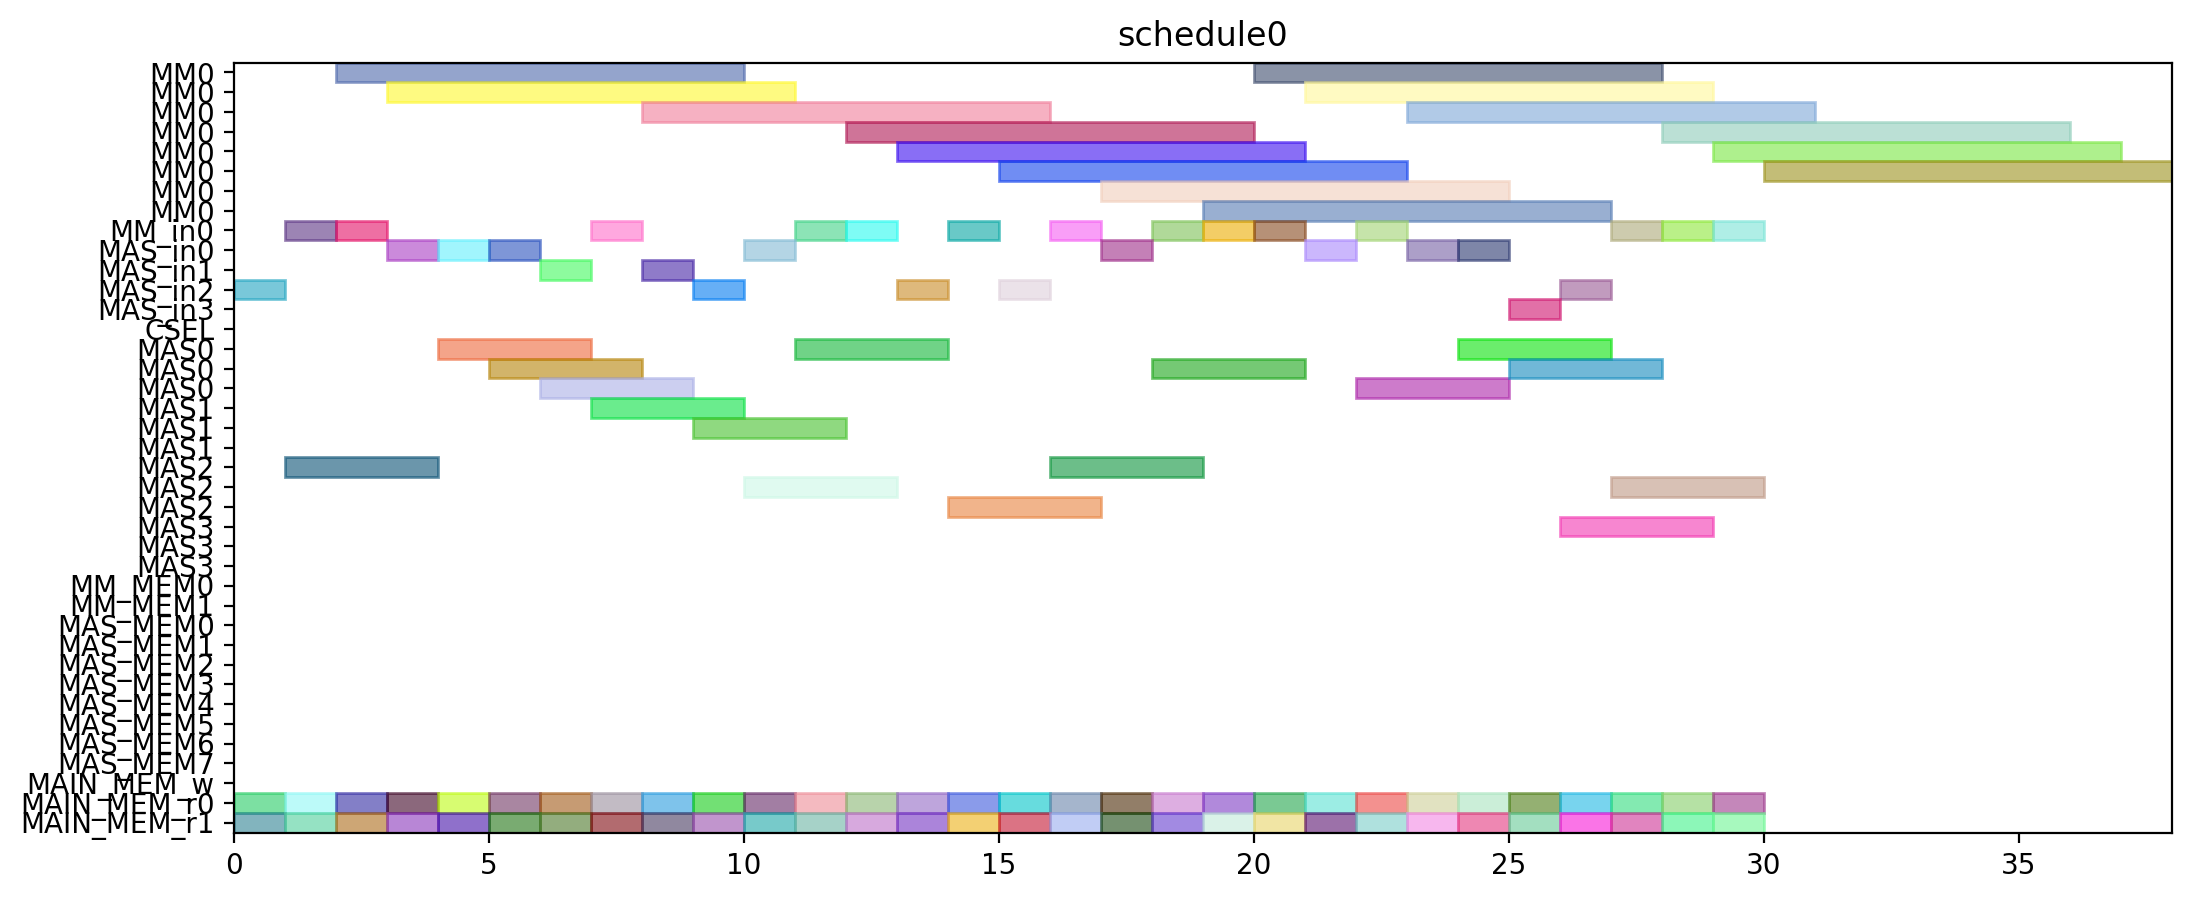

The script that drew this image:
from pyschedule import Scenario, solvers, plotters, alt


def solve():
	horizon = 120
	S = Scenario("schedule0", horizon=horizon)

	# resource
	MM = S.Resources('MM', num=1, size=8)
	MM_in = S.Resources('MM_in', num=1)
	MAS_in = S.Resources('MAS_in', num=4)
	CSEL = S.Resource('CSEL')
	MAS = S.Resources('MAS', num=4, size=3, periods=range(1, horizon))
	MM_MEM = S.Resources('MM_MEM', num=2)
	MAS_MEM = S.Resources('MAS_MEM', num=8)
	MAIN_MEM_w = S.Resource('MAIN_MEM_w', size=1)
	MAIN_MEM_r = S.Resources('MAIN_MEM_r', num=2)

	# result of previous scheduling

	# new tasks
	r1_t0 = S.Task('r1_t0', length=8, delay_cost=1)
	r1_t0 += alt(MM)
	r1_t0_in = S.Task('r1_t0_in', length=1, delay_cost=1)
	r1_t0_in += alt(MM_in)
	S += r1_t0_in*MM_in[0]<=r1_t0*MM[0]
	r1_t0_mem0 = S.Task('r1_t0_mem0', length=1, delay_cost=1)
	r1_t0_mem0 += MAIN_MEM_r[0]
	S += r1_t0_mem0 <= r1_t0

	r1_t0_mem1 = S.Task('r1_t0_mem1', length=1, delay_cost=1)
	r1_t0_mem1 += MAIN_MEM_r[1]
	S += r1_t0_mem1 <= r1_t0

	r1_t1 = S.Task('r1_t1', length=8, delay_cost=1)
	r1_t1 += alt(MM)
	r1_t1_in = S.Task('r1_t1_in', length=1, delay_cost=1)
	r1_t1_in += alt(MM_in)
	S += r1_t1_in*MM_in[0]<=r1_t1*MM[0]
	r1_t1_mem0 = S.Task('r1_t1_mem0', length=1, delay_cost=1)
	r1_t1_mem0 += MAIN_MEM_r[0]
	S += r1_t1_mem0 <= r1_t1

	r1_t1_mem1 = S.Task('r1_t1_mem1', length=1, delay_cost=1)
	r1_t1_mem1 += MAIN_MEM_r[1]
	S += r1_t1_mem1 <= r1_t1

	r1_t2 = S.Task('r1_t2', length=3, delay_cost=1)
	r1_t2 += alt(MAS)
	r1_t2_in = S.Task('r1_t2_in', length=1, delay_cost=1)
	r1_t2_in += alt(MAS_in)
	S += r1_t2_in*MAS_in[0]<=r1_t2*MAS[0]

	S += r1_t2_in*MAS_in[1]<=r1_t2*MAS[1]

	S += r1_t2_in*MAS_in[2]<=r1_t2*MAS[2]

	S += r1_t2_in*MAS_in[3]<=r1_t2*MAS[3]

	r1_t2_mem0 = S.Task('r1_t2_mem0', length=1, delay_cost=1)
	r1_t2_mem0 += MAIN_MEM_r[0]
	S += r1_t2_mem0 <= r1_t2

	r1_t2_mem1 = S.Task('r1_t2_mem1', length=1, delay_cost=1)
	r1_t2_mem1 += MAIN_MEM_r[1]
	S += r1_t2_mem1 <= r1_t2

	r1_t3 = S.Task('r1_t3', length=3, delay_cost=1)
	r1_t3 += alt(MAS)
	r1_t3_in = S.Task('r1_t3_in', length=1, delay_cost=1)
	r1_t3_in += alt(MAS_in)
	S += r1_t3_in*MAS_in[0]<=r1_t3*MAS[0]

	S += r1_t3_in*MAS_in[1]<=r1_t3*MAS[1]

	S += r1_t3_in*MAS_in[2]<=r1_t3*MAS[2]

	S += r1_t3_in*MAS_in[3]<=r1_t3*MAS[3]

	r1_t3_mem0 = S.Task('r1_t3_mem0', length=1, delay_cost=1)
	r1_t3_mem0 += MAIN_MEM_r[0]
	S += r1_t3_mem0 <= r1_t3

	r1_t3_mem1 = S.Task('r1_t3_mem1', length=1, delay_cost=1)
	r1_t3_mem1 += MAIN_MEM_r[1]
	S += r1_t3_mem1 <= r1_t3

	r3_t0 = S.Task('r3_t0', length=8, delay_cost=1)
	r3_t0 += alt(MM)
	r3_t0_in = S.Task('r3_t0_in', length=1, delay_cost=1)
	r3_t0_in += alt(MM_in)
	S += r3_t0_in*MM_in[0]<=r3_t0*MM[0]
	r3_t0_mem0 = S.Task('r3_t0_mem0', length=1, delay_cost=1)
	r3_t0_mem0 += MAIN_MEM_r[0]
	S += r3_t0_mem0 <= r3_t0

	r3_t0_mem1 = S.Task('r3_t0_mem1', length=1, delay_cost=1)
	r3_t0_mem1 += MAIN_MEM_r[1]
	S += r3_t0_mem1 <= r3_t0

	r3_t1 = S.Task('r3_t1', length=8, delay_cost=1)
	r3_t1 += alt(MM)
	r3_t1_in = S.Task('r3_t1_in', length=1, delay_cost=1)
	r3_t1_in += alt(MM_in)
	S += r3_t1_in*MM_in[0]<=r3_t1*MM[0]
	r3_t1_mem0 = S.Task('r3_t1_mem0', length=1, delay_cost=1)
	r3_t1_mem0 += MAIN_MEM_r[0]
	S += r3_t1_mem0 <= r3_t1

	r3_t1_mem1 = S.Task('r3_t1_mem1', length=1, delay_cost=1)
	r3_t1_mem1 += MAIN_MEM_r[1]
	S += r3_t1_mem1 <= r3_t1

	r3_t2 = S.Task('r3_t2', length=3, delay_cost=1)
	r3_t2 += alt(MAS)
	r3_t2_in = S.Task('r3_t2_in', length=1, delay_cost=1)
	r3_t2_in += alt(MAS_in)
	S += r3_t2_in*MAS_in[0]<=r3_t2*MAS[0]

	S += r3_t2_in*MAS_in[1]<=r3_t2*MAS[1]

	S += r3_t2_in*MAS_in[2]<=r3_t2*MAS[2]

	S += r3_t2_in*MAS_in[3]<=r3_t2*MAS[3]

	r3_t2_mem0 = S.Task('r3_t2_mem0', length=1, delay_cost=1)
	r3_t2_mem0 += MAIN_MEM_r[0]
	S += r3_t2_mem0 <= r3_t2

	r3_t2_mem1 = S.Task('r3_t2_mem1', length=1, delay_cost=1)
	r3_t2_mem1 += MAIN_MEM_r[1]
	S += r3_t2_mem1 <= r3_t2

	r3_t3 = S.Task('r3_t3', length=3, delay_cost=1)
	r3_t3 += alt(MAS)
	r3_t3_in = S.Task('r3_t3_in', length=1, delay_cost=1)
	r3_t3_in += alt(MAS_in)
	S += r3_t3_in*MAS_in[0]<=r3_t3*MAS[0]

	S += r3_t3_in*MAS_in[1]<=r3_t3*MAS[1]

	S += r3_t3_in*MAS_in[2]<=r3_t3*MAS[2]

	S += r3_t3_in*MAS_in[3]<=r3_t3*MAS[3]

	r3_t3_mem0 = S.Task('r3_t3_mem0', length=1, delay_cost=1)
	r3_t3_mem0 += MAIN_MEM_r[0]
	S += r3_t3_mem0 <= r3_t3

	r3_t3_mem1 = S.Task('r3_t3_mem1', length=1, delay_cost=1)
	r3_t3_mem1 += MAIN_MEM_r[1]
	S += r3_t3_mem1 <= r3_t3

	r4_t0 = S.Task('r4_t0', length=8, delay_cost=1)
	r4_t0 += alt(MM)
	r4_t0_in = S.Task('r4_t0_in', length=1, delay_cost=1)
	r4_t0_in += alt(MM_in)
	S += r4_t0_in*MM_in[0]<=r4_t0*MM[0]
	r4_t0_mem0 = S.Task('r4_t0_mem0', length=1, delay_cost=1)
	r4_t0_mem0 += MAIN_MEM_r[0]
	S += r4_t0_mem0 <= r4_t0

	r4_t0_mem1 = S.Task('r4_t0_mem1', length=1, delay_cost=1)
	r4_t0_mem1 += MAIN_MEM_r[1]
	S += r4_t0_mem1 <= r4_t0

	r4_t1 = S.Task('r4_t1', length=8, delay_cost=1)
	r4_t1 += alt(MM)
	r4_t1_in = S.Task('r4_t1_in', length=1, delay_cost=1)
	r4_t1_in += alt(MM_in)
	S += r4_t1_in*MM_in[0]<=r4_t1*MM[0]
	r4_t1_mem0 = S.Task('r4_t1_mem0', length=1, delay_cost=1)
	r4_t1_mem0 += MAIN_MEM_r[0]
	S += r4_t1_mem0 <= r4_t1

	r4_t1_mem1 = S.Task('r4_t1_mem1', length=1, delay_cost=1)
	r4_t1_mem1 += MAIN_MEM_r[1]
	S += r4_t1_mem1 <= r4_t1

	r4_t2 = S.Task('r4_t2', length=3, delay_cost=1)
	r4_t2 += alt(MAS)
	r4_t2_in = S.Task('r4_t2_in', length=1, delay_cost=1)
	r4_t2_in += alt(MAS_in)
	S += r4_t2_in*MAS_in[0]<=r4_t2*MAS[0]

	S += r4_t2_in*MAS_in[1]<=r4_t2*MAS[1]

	S += r4_t2_in*MAS_in[2]<=r4_t2*MAS[2]

	S += r4_t2_in*MAS_in[3]<=r4_t2*MAS[3]

	r4_t2_mem0 = S.Task('r4_t2_mem0', length=1, delay_cost=1)
	r4_t2_mem0 += MAIN_MEM_r[0]
	S += r4_t2_mem0 <= r4_t2

	r4_t2_mem1 = S.Task('r4_t2_mem1', length=1, delay_cost=1)
	r4_t2_mem1 += MAIN_MEM_r[1]
	S += r4_t2_mem1 <= r4_t2

	r4_t3 = S.Task('r4_t3', length=3, delay_cost=1)
	r4_t3 += alt(MAS)
	r4_t3_in = S.Task('r4_t3_in', length=1, delay_cost=1)
	r4_t3_in += alt(MAS_in)
	S += r4_t3_in*MAS_in[0]<=r4_t3*MAS[0]

	S += r4_t3_in*MAS_in[1]<=r4_t3*MAS[1]

	S += r4_t3_in*MAS_in[2]<=r4_t3*MAS[2]

	S += r4_t3_in*MAS_in[3]<=r4_t3*MAS[3]

	r4_t3_mem0 = S.Task('r4_t3_mem0', length=1, delay_cost=1)
	r4_t3_mem0 += MAIN_MEM_r[0]
	S += r4_t3_mem0 <= r4_t3

	r4_t3_mem1 = S.Task('r4_t3_mem1', length=1, delay_cost=1)
	r4_t3_mem1 += MAIN_MEM_r[1]
	S += r4_t3_mem1 <= r4_t3

	r5_t0 = S.Task('r5_t0', length=8, delay_cost=1)
	r5_t0 += alt(MM)
	r5_t0_in = S.Task('r5_t0_in', length=1, delay_cost=1)
	r5_t0_in += alt(MM_in)
	S += r5_t0_in*MM_in[0]<=r5_t0*MM[0]
	r5_t0_mem0 = S.Task('r5_t0_mem0', length=1, delay_cost=1)
	r5_t0_mem0 += MAIN_MEM_r[0]
	S += r5_t0_mem0 <= r5_t0

	r5_t0_mem1 = S.Task('r5_t0_mem1', length=1, delay_cost=1)
	r5_t0_mem1 += MAIN_MEM_r[1]
	S += r5_t0_mem1 <= r5_t0

	r5_t1 = S.Task('r5_t1', length=8, delay_cost=1)
	r5_t1 += alt(MM)
	r5_t1_in = S.Task('r5_t1_in', length=1, delay_cost=1)
	r5_t1_in += alt(MM_in)
	S += r5_t1_in*MM_in[0]<=r5_t1*MM[0]
	r5_t1_mem0 = S.Task('r5_t1_mem0', length=1, delay_cost=1)
	r5_t1_mem0 += MAIN_MEM_r[0]
	S += r5_t1_mem0 <= r5_t1

	r5_t1_mem1 = S.Task('r5_t1_mem1', length=1, delay_cost=1)
	r5_t1_mem1 += MAIN_MEM_r[1]
	S += r5_t1_mem1 <= r5_t1

	r5_t2 = S.Task('r5_t2', length=3, delay_cost=1)
	r5_t2 += alt(MAS)
	r5_t2_in = S.Task('r5_t2_in', length=1, delay_cost=1)
	r5_t2_in += alt(MAS_in)
	S += r5_t2_in*MAS_in[0]<=r5_t2*MAS[0]

	S += r5_t2_in*MAS_in[1]<=r5_t2*MAS[1]

	S += r5_t2_in*MAS_in[2]<=r5_t2*MAS[2]

	S += r5_t2_in*MAS_in[3]<=r5_t2*MAS[3]

	r5_t2_mem0 = S.Task('r5_t2_mem0', length=1, delay_cost=1)
	r5_t2_mem0 += MAIN_MEM_r[0]
	S += r5_t2_mem0 <= r5_t2

	r5_t2_mem1 = S.Task('r5_t2_mem1', length=1, delay_cost=1)
	r5_t2_mem1 += MAIN_MEM_r[1]
	S += r5_t2_mem1 <= r5_t2

	r5_t3 = S.Task('r5_t3', length=3, delay_cost=1)
	r5_t3 += alt(MAS)
	r5_t3_in = S.Task('r5_t3_in', length=1, delay_cost=1)
	r5_t3_in += alt(MAS_in)
	S += r5_t3_in*MAS_in[0]<=r5_t3*MAS[0]

	S += r5_t3_in*MAS_in[1]<=r5_t3*MAS[1]

	S += r5_t3_in*MAS_in[2]<=r5_t3*MAS[2]

	S += r5_t3_in*MAS_in[3]<=r5_t3*MAS[3]

	r5_t3_mem0 = S.Task('r5_t3_mem0', length=1, delay_cost=1)
	r5_t3_mem0 += MAIN_MEM_r[0]
	S += r5_t3_mem0 <= r5_t3

	r5_t3_mem1 = S.Task('r5_t3_mem1', length=1, delay_cost=1)
	r5_t3_mem1 += MAIN_MEM_r[1]
	S += r5_t3_mem1 <= r5_t3

	r6_t0 = S.Task('r6_t0', length=8, delay_cost=1)
	r6_t0 += alt(MM)
	r6_t0_in = S.Task('r6_t0_in', length=1, delay_cost=1)
	r6_t0_in += alt(MM_in)
	S += r6_t0_in*MM_in[0]<=r6_t0*MM[0]
	r6_t0_mem0 = S.Task('r6_t0_mem0', length=1, delay_cost=1)
	r6_t0_mem0 += MAIN_MEM_r[0]
	S += r6_t0_mem0 <= r6_t0

	r6_t0_mem1 = S.Task('r6_t0_mem1', length=1, delay_cost=1)
	r6_t0_mem1 += MAIN_MEM_r[1]
	S += r6_t0_mem1 <= r6_t0

	r6_t1 = S.Task('r6_t1', length=8, delay_cost=1)
	r6_t1 += alt(MM)
	r6_t1_in = S.Task('r6_t1_in', length=1, delay_cost=1)
	r6_t1_in += alt(MM_in)
	S += r6_t1_in*MM_in[0]<=r6_t1*MM[0]
	r6_t1_mem0 = S.Task('r6_t1_mem0', length=1, delay_cost=1)
	r6_t1_mem0 += MAIN_MEM_r[0]
	S += r6_t1_mem0 <= r6_t1

	r6_t1_mem1 = S.Task('r6_t1_mem1', length=1, delay_cost=1)
	r6_t1_mem1 += MAIN_MEM_r[1]
	S += r6_t1_mem1 <= r6_t1

	r6_t2 = S.Task('r6_t2', length=3, delay_cost=1)
	r6_t2 += alt(MAS)
	r6_t2_in = S.Task('r6_t2_in', length=1, delay_cost=1)
	r6_t2_in += alt(MAS_in)
	S += r6_t2_in*MAS_in[0]<=r6_t2*MAS[0]

	S += r6_t2_in*MAS_in[1]<=r6_t2*MAS[1]

	S += r6_t2_in*MAS_in[2]<=r6_t2*MAS[2]

	S += r6_t2_in*MAS_in[3]<=r6_t2*MAS[3]

	r6_t2_mem0 = S.Task('r6_t2_mem0', length=1, delay_cost=1)
	r6_t2_mem0 += MAIN_MEM_r[0]
	S += r6_t2_mem0 <= r6_t2

	r6_t2_mem1 = S.Task('r6_t2_mem1', length=1, delay_cost=1)
	r6_t2_mem1 += MAIN_MEM_r[1]
	S += r6_t2_mem1 <= r6_t2

	r6_t3 = S.Task('r6_t3', length=3, delay_cost=1)
	r6_t3 += alt(MAS)
	r6_t3_in = S.Task('r6_t3_in', length=1, delay_cost=1)
	r6_t3_in += alt(MAS_in)
	S += r6_t3_in*MAS_in[0]<=r6_t3*MAS[0]

	S += r6_t3_in*MAS_in[1]<=r6_t3*MAS[1]

	S += r6_t3_in*MAS_in[2]<=r6_t3*MAS[2]

	S += r6_t3_in*MAS_in[3]<=r6_t3*MAS[3]

	r6_t3_mem0 = S.Task('r6_t3_mem0', length=1, delay_cost=1)
	r6_t3_mem0 += MAIN_MEM_r[0]
	S += r6_t3_mem0 <= r6_t3

	r6_t3_mem1 = S.Task('r6_t3_mem1', length=1, delay_cost=1)
	r6_t3_mem1 += MAIN_MEM_r[1]
	S += r6_t3_mem1 <= r6_t3

	r9_t2 = S.Task('r9_t2', length=3, delay_cost=1)
	r9_t2 += alt(MAS)
	r9_t2_in = S.Task('r9_t2_in', length=1, delay_cost=1)
	r9_t2_in += alt(MAS_in)
	S += r9_t2_in*MAS_in[0]<=r9_t2*MAS[0]

	S += r9_t2_in*MAS_in[1]<=r9_t2*MAS[1]

	S += r9_t2_in*MAS_in[2]<=r9_t2*MAS[2]

	S += r9_t2_in*MAS_in[3]<=r9_t2*MAS[3]

	r9_t2_mem0 = S.Task('r9_t2_mem0', length=1, delay_cost=1)
	r9_t2_mem0 += MAIN_MEM_r[0]
	S += r9_t2_mem0 <= r9_t2

	r9_t2_mem1 = S.Task('r9_t2_mem1', length=1, delay_cost=1)
	r9_t2_mem1 += MAIN_MEM_r[1]
	S += r9_t2_mem1 <= r9_t2

	r12_t0 = S.Task('r12_t0', length=8, delay_cost=1)
	r12_t0 += alt(MM)
	r12_t0_in = S.Task('r12_t0_in', length=1, delay_cost=1)
	r12_t0_in += alt(MM_in)
	S += r12_t0_in*MM_in[0]<=r12_t0*MM[0]
	r12_t0_mem0 = S.Task('r12_t0_mem0', length=1, delay_cost=1)
	r12_t0_mem0 += MAIN_MEM_r[0]
	S += r12_t0_mem0 <= r12_t0

	r12_t0_mem1 = S.Task('r12_t0_mem1', length=1, delay_cost=1)
	r12_t0_mem1 += MAIN_MEM_r[1]
	S += r12_t0_mem1 <= r12_t0

	r12_t1 = S.Task('r12_t1', length=8, delay_cost=1)
	r12_t1 += alt(MM)
	r12_t1_in = S.Task('r12_t1_in', length=1, delay_cost=1)
	r12_t1_in += alt(MM_in)
	S += r12_t1_in*MM_in[0]<=r12_t1*MM[0]
	r12_t1_mem0 = S.Task('r12_t1_mem0', length=1, delay_cost=1)
	r12_t1_mem0 += MAIN_MEM_r[0]
	S += r12_t1_mem0 <= r12_t1

	r12_t1_mem1 = S.Task('r12_t1_mem1', length=1, delay_cost=1)
	r12_t1_mem1 += MAIN_MEM_r[1]
	S += r12_t1_mem1 <= r12_t1

	r12_t2 = S.Task('r12_t2', length=3, delay_cost=1)
	r12_t2 += alt(MAS)
	r12_t2_in = S.Task('r12_t2_in', length=1, delay_cost=1)
	r12_t2_in += alt(MAS_in)
	S += r12_t2_in*MAS_in[0]<=r12_t2*MAS[0]

	S += r12_t2_in*MAS_in[1]<=r12_t2*MAS[1]

	S += r12_t2_in*MAS_in[2]<=r12_t2*MAS[2]

	S += r12_t2_in*MAS_in[3]<=r12_t2*MAS[3]

	r12_t2_mem0 = S.Task('r12_t2_mem0', length=1, delay_cost=1)
	r12_t2_mem0 += MAIN_MEM_r[0]
	S += r12_t2_mem0 <= r12_t2

	r12_t2_mem1 = S.Task('r12_t2_mem1', length=1, delay_cost=1)
	r12_t2_mem1 += MAIN_MEM_r[1]
	S += r12_t2_mem1 <= r12_t2

	r12_t3 = S.Task('r12_t3', length=3, delay_cost=1)
	r12_t3 += alt(MAS)
	r12_t3_in = S.Task('r12_t3_in', length=1, delay_cost=1)
	r12_t3_in += alt(MAS_in)
	S += r12_t3_in*MAS_in[0]<=r12_t3*MAS[0]

	S += r12_t3_in*MAS_in[1]<=r12_t3*MAS[1]

	S += r12_t3_in*MAS_in[2]<=r12_t3*MAS[2]

	S += r12_t3_in*MAS_in[3]<=r12_t3*MAS[3]

	r12_t3_mem0 = S.Task('r12_t3_mem0', length=1, delay_cost=1)
	r12_t3_mem0 += MAIN_MEM_r[0]
	S += r12_t3_mem0 <= r12_t3

	r12_t3_mem1 = S.Task('r12_t3_mem1', length=1, delay_cost=1)
	r12_t3_mem1 += MAIN_MEM_r[1]
	S += r12_t3_mem1 <= r12_t3

	r13_t0 = S.Task('r13_t0', length=8, delay_cost=1)
	r13_t0 += alt(MM)
	r13_t0_in = S.Task('r13_t0_in', length=1, delay_cost=1)
	r13_t0_in += alt(MM_in)
	S += r13_t0_in*MM_in[0]<=r13_t0*MM[0]
	r13_t0_mem0 = S.Task('r13_t0_mem0', length=1, delay_cost=1)
	r13_t0_mem0 += MAIN_MEM_r[0]
	S += r13_t0_mem0 <= r13_t0

	r13_t0_mem1 = S.Task('r13_t0_mem1', length=1, delay_cost=1)
	r13_t0_mem1 += MAIN_MEM_r[1]
	S += r13_t0_mem1 <= r13_t0

	r13_t1 = S.Task('r13_t1', length=8, delay_cost=1)
	r13_t1 += alt(MM)
	r13_t1_in = S.Task('r13_t1_in', length=1, delay_cost=1)
	r13_t1_in += alt(MM_in)
	S += r13_t1_in*MM_in[0]<=r13_t1*MM[0]
	r13_t1_mem0 = S.Task('r13_t1_mem0', length=1, delay_cost=1)
	r13_t1_mem0 += MAIN_MEM_r[0]
	S += r13_t1_mem0 <= r13_t1

	r13_t1_mem1 = S.Task('r13_t1_mem1', length=1, delay_cost=1)
	r13_t1_mem1 += MAIN_MEM_r[1]
	S += r13_t1_mem1 <= r13_t1

	r13_t2 = S.Task('r13_t2', length=3, delay_cost=1)
	r13_t2 += alt(MAS)
	r13_t2_in = S.Task('r13_t2_in', length=1, delay_cost=1)
	r13_t2_in += alt(MAS_in)
	S += r13_t2_in*MAS_in[0]<=r13_t2*MAS[0]

	S += r13_t2_in*MAS_in[1]<=r13_t2*MAS[1]

	S += r13_t2_in*MAS_in[2]<=r13_t2*MAS[2]

	S += r13_t2_in*MAS_in[3]<=r13_t2*MAS[3]

	r13_t2_mem0 = S.Task('r13_t2_mem0', length=1, delay_cost=1)
	r13_t2_mem0 += MAIN_MEM_r[0]
	S += r13_t2_mem0 <= r13_t2

	r13_t2_mem1 = S.Task('r13_t2_mem1', length=1, delay_cost=1)
	r13_t2_mem1 += MAIN_MEM_r[1]
	S += r13_t2_mem1 <= r13_t2

	r13_t3 = S.Task('r13_t3', length=3, delay_cost=1)
	r13_t3 += alt(MAS)
	r13_t3_in = S.Task('r13_t3_in', length=1, delay_cost=1)
	r13_t3_in += alt(MAS_in)
	S += r13_t3_in*MAS_in[0]<=r13_t3*MAS[0]

	S += r13_t3_in*MAS_in[1]<=r13_t3*MAS[1]

	S += r13_t3_in*MAS_in[2]<=r13_t3*MAS[2]

	S += r13_t3_in*MAS_in[3]<=r13_t3*MAS[3]

	r13_t3_mem0 = S.Task('r13_t3_mem0', length=1, delay_cost=1)
	r13_t3_mem0 += MAIN_MEM_r[0]
	S += r13_t3_mem0 <= r13_t3

	r13_t3_mem1 = S.Task('r13_t3_mem1', length=1, delay_cost=1)
	r13_t3_mem1 += MAIN_MEM_r[1]
	S += r13_t3_mem1 <= r13_t3

	r16_t3 = S.Task('r16_t3', length=3, delay_cost=1)
	r16_t3 += alt(MAS)
	r16_t3_in = S.Task('r16_t3_in', length=1, delay_cost=1)
	r16_t3_in += alt(MAS_in)
	S += r16_t3_in*MAS_in[0]<=r16_t3*MAS[0]

	S += r16_t3_in*MAS_in[1]<=r16_t3*MAS[1]

	S += r16_t3_in*MAS_in[2]<=r16_t3*MAS[2]

	S += r16_t3_in*MAS_in[3]<=r16_t3*MAS[3]

	r16_t3_mem0 = S.Task('r16_t3_mem0', length=1, delay_cost=1)
	r16_t3_mem0 += MAIN_MEM_r[0]
	S += r16_t3_mem0 <= r16_t3

	r16_t3_mem1 = S.Task('r16_t3_mem1', length=1, delay_cost=1)
	r16_t3_mem1 += MAIN_MEM_r[1]
	S += r16_t3_mem1 <= r16_t3

	solvers.mip.solve(S,msg=1,kind='CPLEX',ratio_gap=1.01)

	solution = [['hoge']*len(S.solution()[1]) for i in range(len(S.solution()))]
	for i in range(len(S.solution())):
		for j in range(len(S.solution()[i])):
			solution[i][j]=str(S.solution()[i][j])
	print(solution)

	cycles = int(solution[-1][3])

	pic_file_name = "/home/mfukuda/ABE/multiRAM_multiMAS_16mux/scheduling_result/stage8MM1_stage3MAS4/EP2_YRECOVER/schedule0.png"
	if(S.solution() != []):
		plotters.matplotlib.plot(S,img_filename=pic_file_name, show_task_labels=False, fig_size=(cycles*0.25+3, 5))

	return solution
